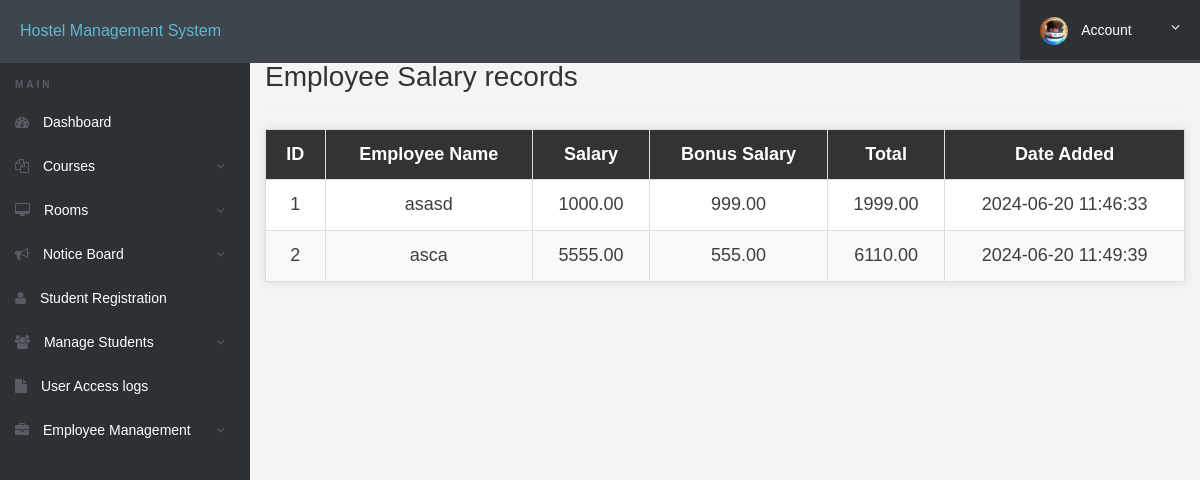
Page /admin/view-salaries.php on the committed database.
### tables this page shows
CREATE TABLE `salaries` (
  `id` int(11) NOT NULL,
  `employee_id` int(11) NOT NULL,
  `bonus_salary` decimal(10,2) NOT NULL,
  `date_added` timestamp NOT NULL DEFAULT current_timestamp()
);

CREATE TABLE `employees` (
  `id` int(11) NOT NULL,
  `name` varchar(100) NOT NULL,
  `gender` enum('Male','Female','Other') NOT NULL,
  `employee_type` varchar(50) NOT NULL,
  `designation` varchar(50) NOT NULL,
  `join_date` date NOT NULL,
  `salary` decimal(10,2) NOT NULL,
  `block_number` varchar(10) NOT NULL,
  `address` text DEFAULT NULL,
  `email` varchar(100) NOT NULL,
  `phone_no` varchar(20) NOT NULL,
  `pin` varchar(20) NOT NULL,
  `photo_path` varchar(255) DEFAULT 'default.jpg'
);

### admin/view-salaries.php (the view, shortened to what this page needs)
<?php
include('includes/config.php');
$sql = "SELECT s.id, e.name as employee_name, e.salary as salary, s.bonus_salary, (e.salary + s.bonus_salary) as total, s.date_added
        FROM salaries s
        INNER JOIN employees e ON s.employee_id = e.id";
$result = $mysqli->query($sql);
?>
<!DOCTYPE html>
<html lang="en">
<head>
    <link rel="stylesheet" href="css/font-awesome.min.css">
    <link rel="stylesheet" href="css/bootstrap.min.css">
    <link rel="stylesheet" href="css/dataTables.bootstrap.min.css">
    <link rel="stylesheet" href="css/bootstrap-social.css">
    <link rel="stylesheet" href="css/bootstrap-select.css">
    <link rel="stylesheet" href="css/fileinput.min.css">
    <link rel="stylesheet" href="css/awesome-bootstrap-checkbox.css">
    <link rel="stylesheet" href="css/style.css">
    <link rel="stylesheet" href="css/view-salary.css">
</head>
<body>
    <?php include ("includes/header.php"); ?>
    <div class="ts-main-content">
        <?php include ("includes/sidebar.php"); ?>
        <div class="content-wrapper">
            <div class="container-fluid">
                <div class="row">
                    <div class="col-md-12">
                        <h2 class="page-title" style="margin-top:4%">Employee Salary records</h2>
                        <table>
                            <thead>
                                <tr>
                                    <th>ID</th>
                                    <th>Employee Name</th>
                                    <th>Salary</th>
                                    <th>Bonus Salary</th>
                                    <th>Total</th>
                                    <th>Date Added</th>
                                </tr>
                            </thead>
                            <tbody>
                                <?php
                                if ($result->num_rows > 0) {
                                    while ($row = $result->fetch_assoc()) {
                                        echo "<tr>";
                                        echo "<td>" . $row["id"] . "</td>";
                                        echo "<td>" . $row["employee_name"] . "</td>";
                                        echo "<td>" . $row["salary"] . "</td>";
                                        echo "<td>" . $row["bonus_salary"] . "</td>";
                                        echo "<td>" . $row["total"] . "</td>";
                                        echo "<td>" . $row["date_added"] . "</td>";
                                        echo "</tr>";
                                    }
                                } else {
                                    echo "<tr><td colspan='6'>No salary records found</td></tr>";
                                }
                                ?>
                            </tbody>
                        </table>
                    </div>
                </div>
            </div>
        </div>
    </div>
</body>
</html>

### admin/css/style.css (style rules this page uses)
html { font-size: 14px; }
@media only screen and (min-width: 480px) { html { font-size: 17px; } }
@media only screen and (min-width: 768px) { html { font-size: 14px; } }
body { font-size: 1em; }
.page-title { padding-bottom: 15px; margin-bottom: 20px; border-bottom: 1px solid #f0f0f0; }
.ts-main-content .content-wrapper { padding-top: 15px; margin-top: 10px; }
@media only screen and (min-width: 992px) { .ts-main-content .content-wrapper { margin-left: 250px; } }
body { font-family: Arial, sans-serif; background-color: #f4f4f4; margin: 0; padding: 0; }
h2 { color: #333; margin-bottom: 20px; font-size: 24px; }
.content-wrapper { margin-top: 50px; }
.page-title { margin-bottom: 20px; font-size: 28px; color: #333; }

### admin/css/view-salary.css (style rules this page uses)
table { width: 100%; border-collapse: collapse; margin: 20px 0; font-size: 18px; text-align: left; background-color: #fff; box-shadow: 0 0 10px rgba(0, 0, 0, 0.1); }
thead { background-color: #333; color: #fff; }
th, td { padding: 12px 15px; border: 1px solid #ddd; text-align: center; }
th { text-align: center; }
tbody tr:nth-child(even) { background-color: #f9f9f9; }

### rows in the picture
salaries: id "1", employee.name "asasd", employee.salary "1000.00", bonus_salary "999.00", total "1999.00", date_added "2024-06-20 11:46:33"
salaries: id "2", employee.name "asca", employee.salary "5555.00", bonus_salary "555.00", total "6110.00", date_added "2024-06-20 11:49:39"
